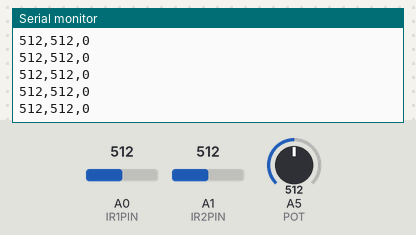
The sketch below on a simulated Arduino Uno, built with avr-gcc and run on an emulated ATmega328P. Shown: the last lines printed to the serial monitor. The inputs (shaded band) are chosen by the test bench; at power-on: A0 (IR1PIN) = 512, A1 (IR2PIN) = 512, A5 (POT) = 512.

Above: at 1.2 s.
1.3 s: A0 (IR1PIN) set to 992
At 2.0 s:
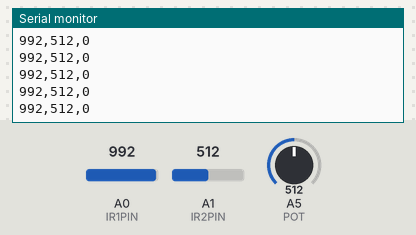
2.8 s: A0 (IR1PIN) set to 1010
At 3.5 s:
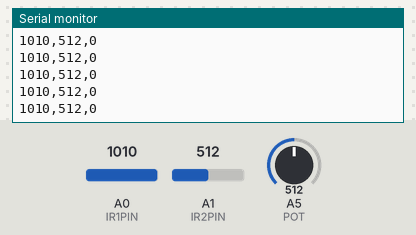
Timing chart, 0 to 5.8 s (numbered marks = the images above; inputs shaded):
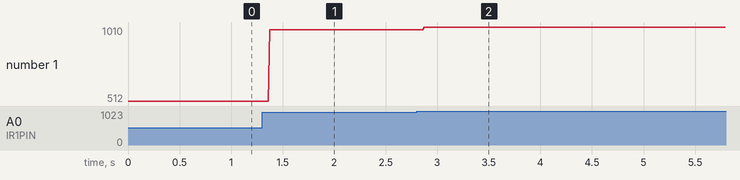

The sketch:

sketch_oct15a.ino
```cpp
#include <stdio.h>
#include <stdlib.h>

int IR1PIN = A0;
int IR2PIN = A1;
char outString;
int POT = 5; //potentiometer in A5
int pot_val = 0;
int adj_IR2 = 0;

void setup() {
  // put your setup code here, to run once:
  Serial.begin(9600);

  pinMode(IR1PIN, INPUT);
  pinMode(IR2PIN, INPUT);
}

void loop() {
  // put your main code here, to run repeatedly:
  pot_val = 0%analogRead(POT); //sensor value offset by potentiometer, set to 167 based on black electrical tape w/data cable under support
  adj_IR2 = analogRead(IR2PIN) + pot_val;
  Serial.print(analogRead(IR1PIN));
  Serial.print(",");
  Serial.print(adj_IR2);
  Serial.print(",");
  Serial.println(pot_val);
}
```

Measured:
- after the input at 1.3 s, the serial monitor: prints a new line after 0.07 s (image 1)
- after the input at 2.8 s, the serial monitor: prints a new line after 0.07 s (image 2)
- plotted number 1: 512 → 992 after the input at 1.3 s, 992 → 1010 after the input at 2.8 s
